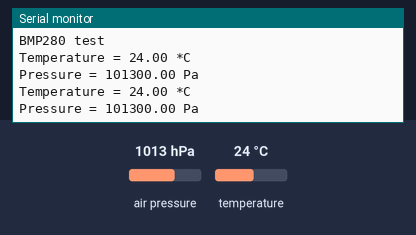
Recording of a sketch running on a simulated Arduino Uno, built with avr-gcc and run on an emulated ATmega328P. Shown: the last lines printed to the serial monitor. The test bench sets the inputs (shaded band); at power-on: air pressure 1013 hPa, temperature 24 °C.

Above: at 2.8 s.
2.9 s: air pressure set to 952 hPa
At 4.8 s:
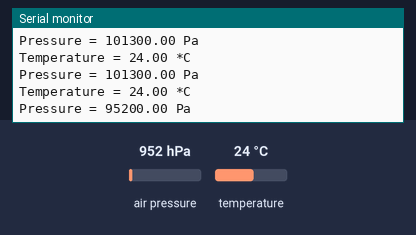
5.6 s: temperature set to 12 °C
At 6.5 s:
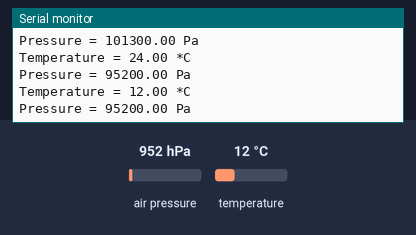
8.3 s: air pressure set to 975 hPa
At 11.0 s:
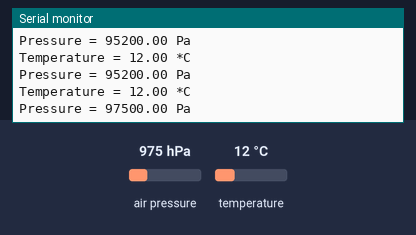
Timing chart, 0 to 12.5 s (numbered marks = the images above; inputs shaded):
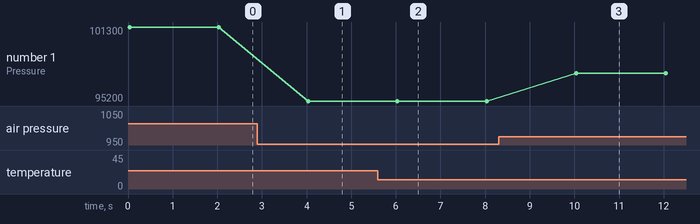

Measured:
- after the input at 2.9 s, the serial monitor: prints a new line after 1.1 s (image 1)
- after the input at 5.6 s, the serial monitor: prints a new line after 0.41 s (image 2)
- after the input at 8.3 s, the serial monitor: prints a new line after 1.7 s (image 3)
- plotted number 1: 101300 → 95200 after the input at 2.9 s, 95200 → 97500 after the input at 8.3 s

The sketch:

bmp280test.ino
```cpp
/***************************************************************************
  這是用於BMP280溫度、壓力和濕度感測器的函式庫

  特別設計用於Adafruit的BMEP280 Breakout
  ----> http://www.adafruit.com/products/2651

  這些感測器使用I2C或SPI通訊，介面需要2或4個接腳。

  Adafruit致力於提供開源程式碼，
  請支持Adafruit和開源硬體，購買Adafruit的產品！

  由Limor Fried和Kevin Townsend為Adafruit Industries所撰寫。
  BSD授權，以上所有文字必須包含在任何重新分發中。
 ***************************************************************************/

#include <Wire.h>  // 引入I2C通訊函式庫
#include <SPI.h>   // 引入SPI通訊函式庫
#include <Adafruit_Sensor.h>  // 引入Adafruit感測器函式庫
#include <Adafruit_BMP280.h>  // 引入Adafruit BMP280函式庫

// 定義SPI接腳
#define BMP_SCK 13   // SPI時鐘
#define BMP_MISO 12  // SPI輸入
#define BMP_MOSI 11  // SPI輸出
#define BMP_CS 10    // SPI片選接腳

Adafruit_BMP280 bme; // 宣告BMP280感測器物件，使用I2C
// 如果使用硬體SPI，將註解解除
//Adafruit_BMP280 bme(BMP_CS); // 使用硬體SPI
//Adafruit_BMP280 bme(BMP_CS, BMP_MOSI, BMP_MISO, BMP_SCK);  // 手動設定SPI接腳
 /*
 這段程式碼示範了如何使用Adafruit的BMP280感測器來讀取溫度和壓力。
 感測器可以通過I2C或SPI介面連接。
 在 setup 函式中，
 程式檢查感測器是否正確連接，
 如果未找到，程式將停止執行。
 在 loop 函式中，
 每2秒讀取一次溫度和壓力，
 並將結果輸出到串列監視器。


*/
void setup() {
  Serial.begin(9600);  // 初始化串列通訊，設置波特率為9600
  Serial.println(F("BMP280 test"));  // 輸出測試訊息

  if (!bme.begin()) {
    // 檢查感測器是否正確連接
    Serial.println("Could not find a valid BMP280 sensor, check wiring!");
    while (1);  // 若感測器未找到，進入無窮迴圈停止程式執行
  }
}

void loop() {
    Serial.print("Temperature = ");  // 輸出溫度標籤
    Serial.print(bme.readTemperature());  // 讀取並輸出溫度
    Serial.println(" *C");  // 溫度單位為攝氏度

    Serial.print("Pressure = ");  // 輸出壓力標籤
    Serial.print(bme.readPressure());  // 讀取並輸出壓力
    Serial.println(" Pa");  // 壓力單位為帕斯卡

    // 如果需要，可以解除以下註解以測量近似高度
    //Serial.print("Approx altitude = ");
    //Serial.print(bme.readAltitude(1013.25));  // 根據當地壓力預測高度
    //Serial.println(" m");  // 高度單位為公尺

    Serial.println();  // 輸出空行，方便閱讀
    delay(2000);  // 延遲2秒
}
```
